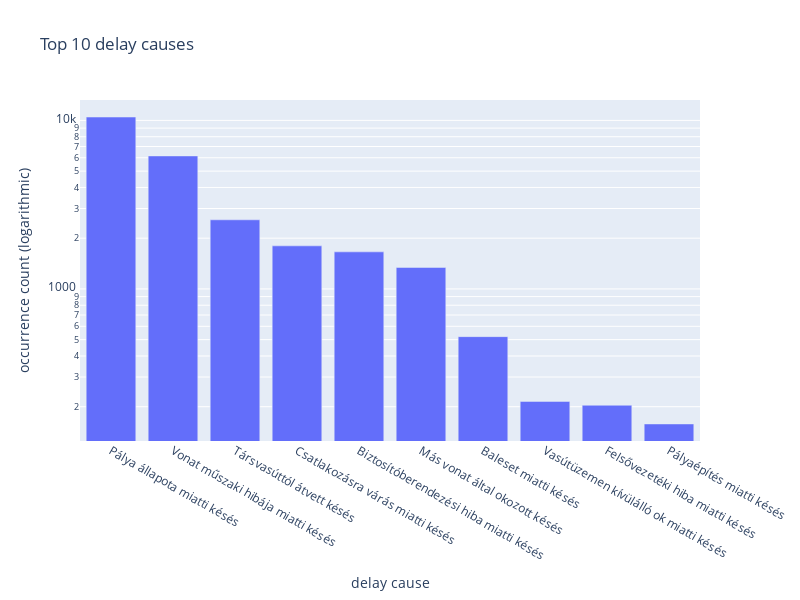

Source (notebook cell):
### Code cell
fig = px.bar(delay_group_filtered.head(10), x = 'delay_cause', y = 'occurrence_count',title='Top 10 delay causes')
fig.update_yaxes(title_text='occurrence count (logarithmic)')
fig.update_xaxes(title_text='delay cause')
fig.update_yaxes(type='log')
fig.update_layout(width=800, height=600)
fig

### Figure 1 — Plotly figure (JSON) as saved in the notebook; plotly's stock layout.template omitted (floating-point values rounded to 4 significant figures)
{"data": [{"alignmentgroup": "True", "hovertemplate": "delay_cause=%{x}<br>occurrence_count=%{y}<extra></extra>", "legendgroup": "", "marker": {"color": "#636efa", "pattern": {"shape": ""}}, "name": "", "offsetgroup": "", "orientation": "v", "showlegend": false, "textposition": "auto", "type": "bar", "x": ["Pálya állapota miatti késés", "Vonat műszaki hibája miatti késés", "Társvasúttól átvett késés", "Csatlakozásra várás miatti késés", "Biztosítóberendezési hiba miatti késés", "Más vonat által okozott késés", "Baleset miatti késés", "Vasútüzemen kívülálló ok miatti késés", "Felsővezetéki hiba miatti késés", "Pályaépítés miatti késés"], "xaxis": "x", "y": [10468, 6154, 2571, 1801, 1659, 1341, 521, 215, 204, 158], "yaxis": "y"}], "layout": {"barmode": "relative", "height": 600, "legend": {"tracegroupgap": 0}, "title": {"text": "Top 10 delay causes"}, "width": 800, "xaxis": {"anchor": "y", "autorange": true, "domain": [0, 1], "range": [-0.5, 9.5], "title": {"text": "delay cause"}, "type": "category"}, "yaxis": {"anchor": "x", "autorange": true, "domain": [0, 1], "range": [2.097, 4.121], "title": {"text": "occurrence count (logarithmic)"}, "type": "log"}}}
